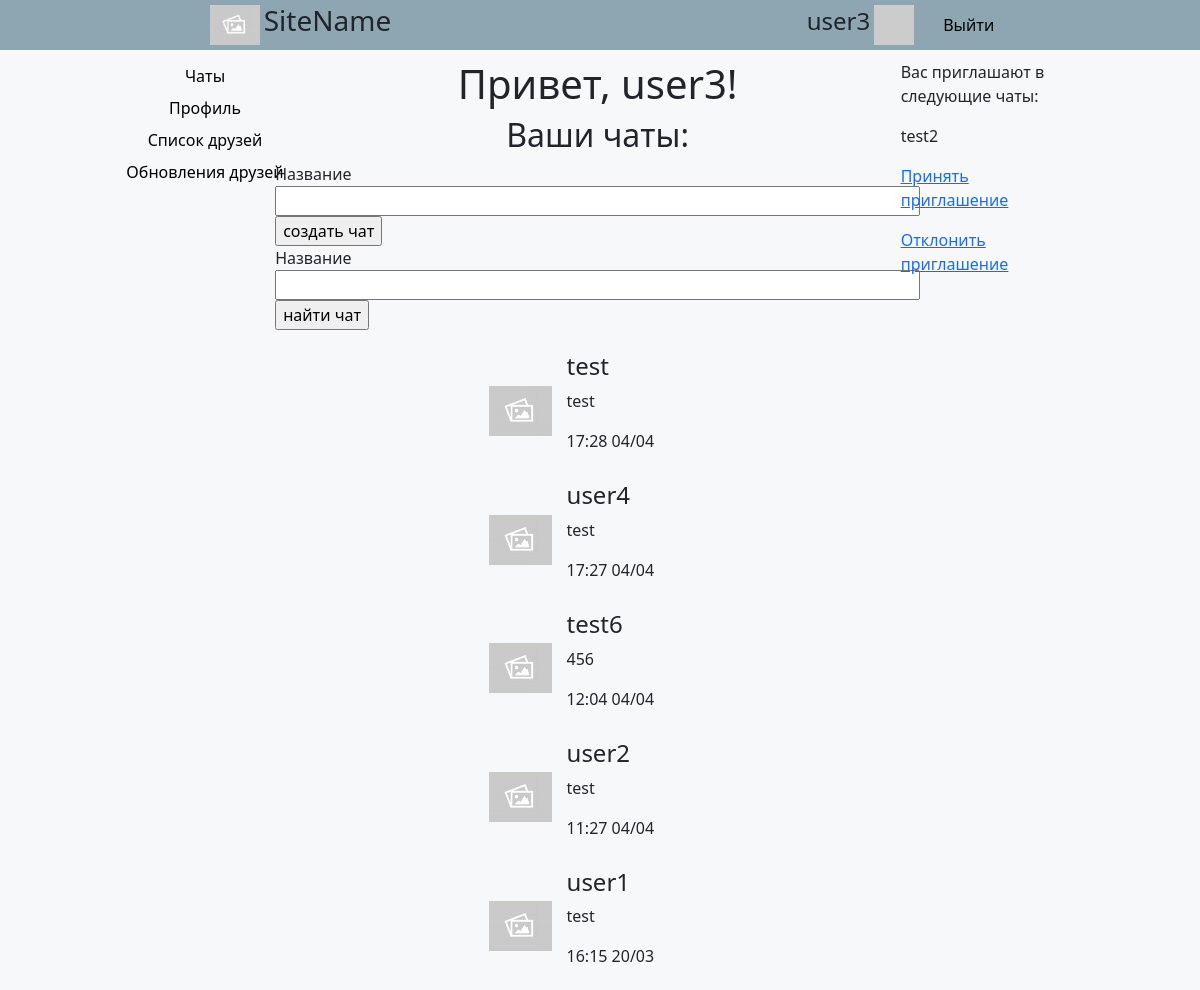
The page /index (signed in) on the database its author committed.
### app/models.py (models this page shows, shortened)
class User(UserMixin, db.Model):
    id = db.Column(db.Integer, primary_key=True)
    username = db.Column(db.String(64), index=True, unique=True)
    email = db.Column(db.String(120), index=True, unique=True)
    password_hash = db.Column(db.String(128))
    posts = db.relationship('Post', backref='author', lazy='dynamic')
    invitations = db.relationship('Invitation', backref='user', lazy='dynamic')
    about_me = db.Column(db.String(140))
    last_seen = db.Column(db.DateTime, default=datetime.now(pytz.timezone('Europe/Moscow')))
    followed = db.relationship(
        'User', secondary=followers,
        primaryjoin=(followers.c.follower_id == id),
        secondaryjoin=(followers.c.followed_id == id),
        backref=db.backref('followers', lazy='dynamic'), lazy='dynamic')
    def avatar(self, size):
        digest = md5(self.email.lower().encode('utf-8')).hexdigest()
        return 'https://www.gravatar.com/avatar/{}?d=identicon&s={}'.format(
            digest, size)

class Chat(db.Model):
    id = db.Column(db.Integer, primary_key=True)
    name = db.Column(db.String(64), index=True)
    users = db.relationship('User', secondary=user_chats, backref='chats')
    posts = db.relationship('Post', backref='chat', lazy='dynamic')
    invitations = db.relationship('Invitation', backref='chat', lazy='dynamic')

class Post(db.Model):
    id = db.Column(db.Integer, primary_key=True)
    body = db.Column(db.String(140))
    timestamp = db.Column(db.DateTime, index=True, default=datetime.now(pytz.timezone('Europe/Moscow')))
    user_id = db.Column(db.Integer, db.ForeignKey('user.id'))
    chat_id = db.Column(db.Integer, db.ForeignKey('chat.id'))

class Invitation(db.Model):
    id = db.Column(db.Integer, primary_key=True)
    user_id = db.Column(db.Integer, db.ForeignKey('user.id'))
    chat_id = db.Column(db.Integer, db.ForeignKey('chat.id'))

### app/routes.py (the view, shortened to what this page needs)
@app.route('/', methods=['GET', 'POST'])
@app.route('/index', methods=['GET', 'POST'])
@login_required
def index():
    form = SearchAndCreateChatForm()
    chats = current_user.chats
    chats.sort(key=lambda x: x.posts[-1].timestamp)
    invite = Invitation.query.filter_by(user=current_user).first()
    if invite is None:
        return render_template('index.html', title='Главная страница', chats=reversed(chats), count=0,
                               form=form)
    return render_template('index.html', title='Главная страница', chats=reversed(chats),
                           invitations=current_user.invitations, count=1, form=form)

### app/forms.py (shortened to what this page needs)
class SearchAndCreateChatForm(FlaskForm):
    search_name = StringField('Название', validators=[])
    search_submit = SubmitField('найти чат')
    create_name = StringField('Название', validators=[])
    create_submit = SubmitField('создать чат')

### app/models.py (called while the page is built)
@login.user_loader
def load_user(id):
    return User.query.get(int(id))

### app/routes.py (called while the page is built)
@app.before_request
def before_request():
    if current_user.is_authenticated:
        current_user.last_seen = datetime.now(pytz.timezone('Europe/Moscow'))
        db.session.commit()

### app/templates/index.html (shortened to what this page needs)
{% extends "base.html" %}
{% block content %}
    <div class = 'main-part'>
    <h1>Привет, {{ current_user.username }}!</h1>
    <h2>Ваши чаты:</h2>
    <form action="" method="post" novalidate>
            {{ form.create_name.label }}<br>
            {{ form.create_name(size=64) }}
            {{ form.create_submit() }}<br>
            {{ form.search_name.label }}<br>
            {{ form.search_name(size=64) }}
            {{ form.search_submit() }}
    </form>
    <div class = 'friends-messages'>
        {% for chat in chats %}
            <div class = "chat-instance" onclick = "location.href = '{{ url_for('chat', chat_id=chat.id) }}';">
					<div class = "chat-image">
						<img src = "../static/empty.jpg">
					</div>
					<div class = "chat-inf">
						<div class = "chat-name">
                            {% if chat.name.find('none') == -1 %}
                                <h4>{{ chat.name }}</h4>
                            {% elif chat.users[0] == current_user %}
                                <h4>{{chat.users[1].username }}</h4>
                            {% else %}
                                <h4>{{chat.users[0].username }}</h4>
                            {% endif %}
						</div>
						<div class = "chat-last-message">
							<p> {{ chat.posts[-1].body }}</p>
                            <p> {{ chat.posts[-1].timestamp.strftime('%H:%M %d/%m') }}</p>
						</div>
					</div>
				</div>
                {% endfor %}
        </div>
    </div>
    <div class = "notification-block">
    {% if count > 0 %}
    <p>Вас приглашают в следующие чаты:</p>
        {% for invitation in invitations %}
            <div class = "not-block">
                <p>{{ invitation.chat.name }}</p>
                <p><a href="{{ url_for('accept_the_invitation', invitation_id=invitation.id) }}">Принять приглашение</a></p>
                <p><a href="{{ url_for('decline_the_invitation', invitation_id=invitation.id) }}">Отклонить приглашение</a></p>
            </div>
        {% endfor %}
    {% endif %}
    </div>
{% endblock %}

### app/templates/base.html (shortened to what this page needs)
<html>
    <head>
        <link href="https://cdn.jsdelivr.net/npm/bootstrap@5.0.0-beta3/dist/css/bootstrap.min.css" rel="stylesheet">
        <link rel="stylesheet" href="../static/common.css" type="text/css"/>
        <link rel="stylesheet" href="../static/messages.css" type="text/css"/>
        <link rel="stylesheet" href="../static/friends.css" type="text/css"/>
    </head>
    <body>
        <header class = "first_color">
		    <div class = "name-logo">
			    <div>
				    <img src = "../static/empty.jpg"/>
			    </div>
			    <div>
				    <h3>SiteName</h3>
			    </div>
		    </div>
            {% if current_user.is_authenticated %}
		        <div class = "user-information" onclick="location.href='{{ url_for('user', username=current_user.username)}}';">
			        <div>
				        <h4>{{ current_user.username }}</h4>
			        </div>
			        <div>
				        <img src = "{{ current_user.avatar(128) }}"/>
			        </div>
                    <div>
                        {% if current_user.is_anonymous %}
                            <a href="{{ url_for('login') }}">Войти</a>
                        {% else %}
                            <a href="{{ url_for('logout') }}">Выйти</a>
                        {% endif %}
                    </div>
		        </div>
            {% endif %}
	</header>
        <div class="content">
            <div class="site-nav">
                <a href="{{ url_for('index') }}">Чаты</a>
                {% if not current_user.is_anonymous %}
                    <a href="{{ url_for('user', username=current_user.username) }}">Профиль</a>
                {% endif %}
                <a href="{{ url_for('list_of_friends') }}">Список друзей</a>
                <a href ="{{ url_for('news') }}"> Обновления друзей </a>
            </div>
            {% block content %}{% endblock %}
        </div>
    </body>
</html>

### app/static/common.css (style rules this page uses)
.first_color { background-color: #8ea6b2; }
body { padding: 0px; margin: 0px; background-color: #f7f8fa; }
header { width: 100%; height: 50px; display: flex; justify-content: space-around; }
.name-logo img { height: 40px; align-self: center; }
.name-logo h3 { align-self: center; }
.name-logo div { height: 100%; display: flex; padding-left: 4px; }
.name-logo { height: 100%; display: flex; }
.user-information img { height: 40px; align-self: center; }
.user-information h4 { align-self: center; cursor: pointer; }
.user-information div { height: 100%; display: flex; padding-left: 4px; }
.user-information { height: 100%; display: flex; }
.content { display: flex; padding-top: 10px; width: 100%; justify-content: center; }
.site-nav { display: flex; flex-direction: column; justify-content: center; align-items: center; align-self: baseline; }
.main-part { width: 50%; display: flex; align-items: center; flex-direction: column; margin-left: 10px; }

### app/static/messages.css (style rules this page uses)
.friends-messages { padding-left: 5%; width: 50%; }
.chat-instance { display: flex; flex-direction: row; align-items: center; width: 90%; margin-left: 2%; border: 1px solid #f7f8fa; padding: 5px; border-radius: 10px; }
.chat-inf { margin-left: 15px; }
.chat-image img { height: 50px; }
.notification-block { padding-left: 3px; width: 15%; }

### app/templates/base.html (style rules this page uses)
.site-nav a { text-decoration: none; color: black; border: 2px solid #f7f8fa; border-radius: 5px; padding: 2px; }
.user-information a { align-self: center; cursor: pointer; text-decoration: none; color: black; margin-left: 25px; }

### rows shown on the page
User: username "user3"
Chat: name "test", body "test", timestamp "17:28 04/04"
Chat: username "user4", body "test", timestamp "17:27 04/04"
Chat: name "test6", body "456", timestamp "12:04 04/04"
Chat: username "user2", body "test", timestamp "11:27 04/04"
Chat: username "user1", body "test", timestamp "16:15 20/03"
Invitation: chat.name "test2"
